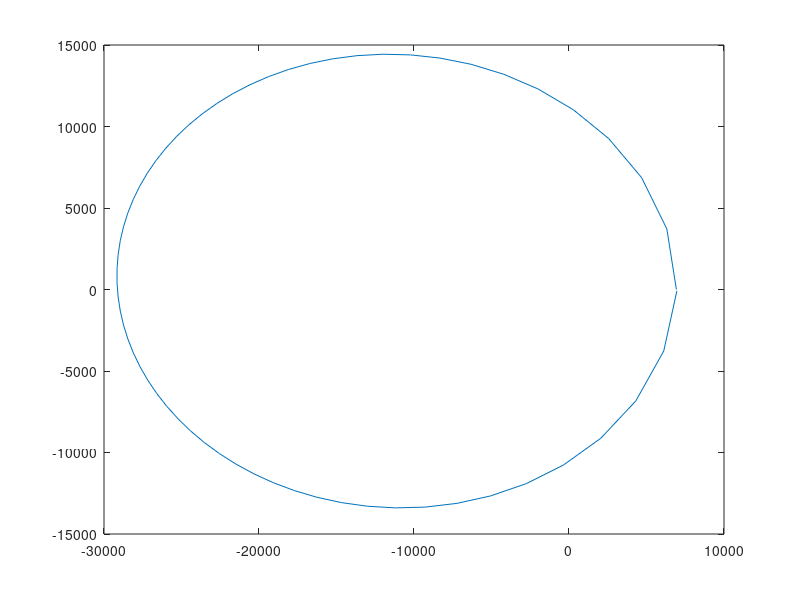

Write MATLAB code to recreate this figure.
clear; clc

mu = 398600.435; % km^3/s^2 for Earth

radius_LEO = 6928; % km
radius_GEO = 42378; % km
a_transfer = (radius_LEO+radius_GEO)/2;

equation_1 = (2/radius_LEO) - (1/a_transfer);
velocity_transfer = sqrt(mu*equation_1);

TXfer = 2*pi*sqrt(a_transfer^3/mu); % s
dt = round(TXfer/100);

q0 = [radius_LEO;0;0;0;velocity_transfer;0];
q(:,1)=q0;

for i = 1:62 % Can pick different values here to get it all the way around the orbit
    f(i) = 1 - ( mu*dt^2 / (2*norm(q(1:3,i))^3) ) + (mu*dt^3 / (2*norm(q(1:3,i))^5 )) * dot(q(1:3,i),q(4:6,i));
    g(i) = dt - (mu*dt^3 / (6*norm(q(1:3,i))^3) );
    f_dot(i) = -mu*dt/(norm(q(1:3,i))^3) + (3*mu*dt^2/(2*norm(q(1:3,i))^5)) * dot(q(1:3,i),q(4:6,i));
    g_dot(i) = 1 - mu*dt^2/(2*norm(q(1:3,i))^3);

    q(1:3,i+1) = f(i).*q(1:3,i) + g(i).*q(4:6,i);
    q(4:6,i+1) = f_dot(i).*q(1:3,i) + g_dot(i).*q(4:6,i);
end

lagrangeCoeff_x = q(1,:);
lagrangeCoeff_y = q(2,:);

figure
plot(lagrangeCoeff_x,lagrangeCoeff_y)
